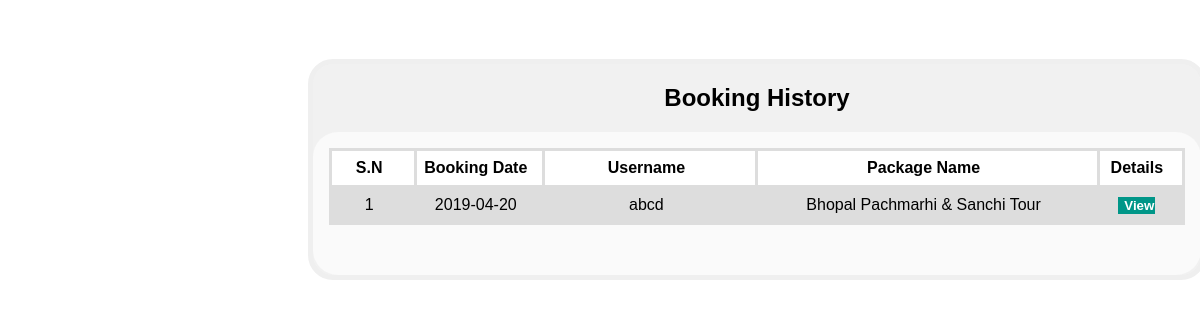
/customer/ubhistory.php (signed in), run on the app's committed database.
### tables this page shows
CREATE TABLE `package_booking` (
  `booking_id` int(11) NOT NULL,
  `booking_date` date NOT NULL,
  `arrival_date` date NOT NULL,
  `amount` float NOT NULL,
  `group_size` int(11) NOT NULL,
  `payment` int(11) NOT NULL,
  `username` varchar(256) NOT NULL,
  `package_id` int(11) NOT NULL,
  `coupon` varchar(256) NOT NULL
);

CREATE TABLE `package` (
  `id` int(11) NOT NULL,
  `name` varchar(256) NOT NULL,
  `price` int(11) NOT NULL,
  `coupon` varchar(256) DEFAULT NULL,
  `image` varchar(256) NOT NULL,
  `detail` text NOT NULL,
  `description` text NOT NULL
);

### customer/ubhistory.php (the view, shortened to what this page needs)
<!DOCTYPE html>
<html>
<head>
<link rel="stylesheet" href="view_customer.css">
</head>
<body>
<div id="id01" >
  <form class="modal-content" method="POST" >
	<h2 class="userlogin">Booking History</h2>
    <div class="container">
	<table width=100%>
		<tr align="center">
		<th width=10%>S.N</th>
		<th  width=15%>Booking Date</th>
		<th  width=25%>Username</th>
		<th width=40%>Package Name</th>
		<th width=20%>Details</th>
	</tr>
	<?php
		global $con;
		$id=$_SESSION['username'];
		$get_c = "select * from package_booking where username='$id' and payment=1";
		$run_c = mysqli_query($con, $get_c);
		$i = 0;
		while ($row_c=mysqli_fetch_array($run_c))
		{
			$c_uname = $row_c['booking_date'];
			$c_name = $row_c['username'];
			$p_id = $row_c['package_id'];
			$id=$row_c['booking_id'];
			$qp="select * from package where id=$p_id";
			$runp=mysqli_query($con, $qp);
			$row=mysqli_fetch_array($runp);
			$p_name = $row['name'];
			$i++;
		?>
		<tr align="center">
			<td> <?php echo $i?></td>
			<td name="user"><?php echo $c_uname?></td>
			<td> <?php echo $c_name?></td>
			<td> <?php echo $p_name?></td>
			<td><a href="../pdf/fpdf17/history.php?book=<?php echo $id; ?> " style="text-decoration: none;"><button type="button"  name ="save" ><b>View</b></button></a></td>
		</tr>
		<?php
		}
	?>
      </table>
  </form>
</div>
</body>
</html>

### customer/view_customer.css (style rules this page uses)
body { font-family: Arial, Helvetica, sans-serif; }
table,td { float:center; }
button { background-color: #009688; color: white; margin: 0px 0; margin-left:0%; border: none; cursor: pointer; width: 50%; float:center; }
.container { padding: 16px; padding-bottom:50px; border-radius: 25px; background-color:#fafafa; }
.modal-content { background-color: #fefefe; margin: 5% auto 15% auto; border: 5px solid #efefef; width: 75%; border-radius: 25px; margin-left:300px; }
.userlogin { text-align:center; }

### customer/ubhistory.php (style rules this page uses)
.modal-content { background-color:#f1f1f1; }
table { font-family: arial, sans-serif; border-collapse: collapse; width: 100%; background-color:#fff; }
td, th { border: 3px solid #dddddd; text-align: center; padding:8px; padding-left:0%; margin-left:20%; }
tr:nth-child(even) { background-color: #dddddd; }

### data on the page
package_booking: booking_date "2019-04-20", username "abcd", package.name "Bhopal Pachmarhi & Sanchi Tour"
